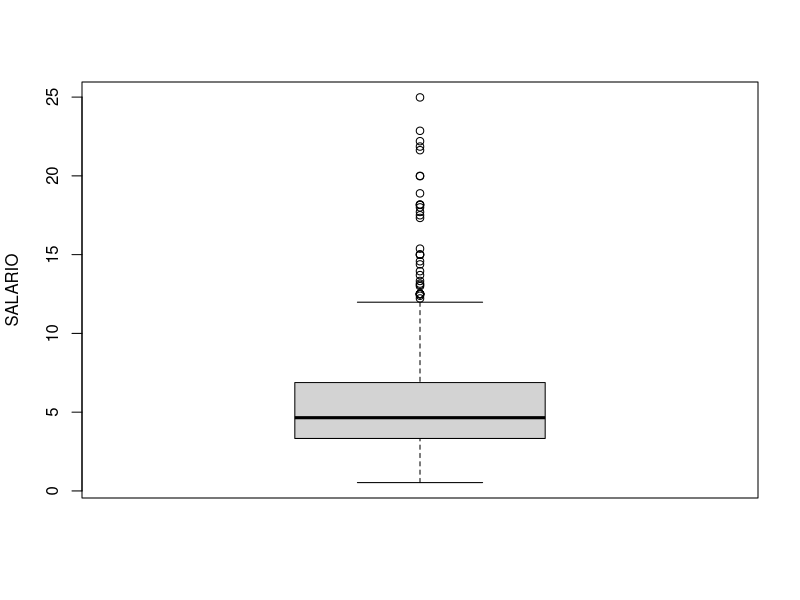
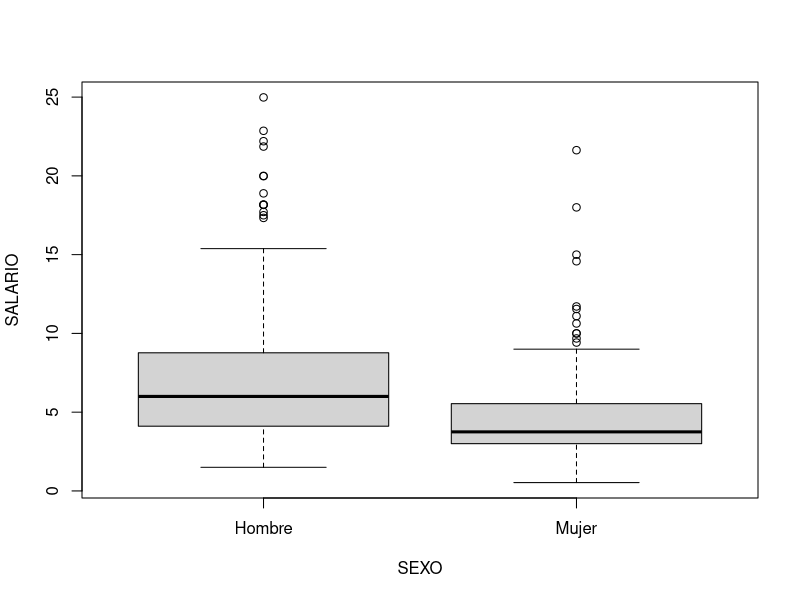

These charts were generated, in order, by the following R code: (Note: this script raises an error after producing the figures.)
## ---- chunk 1
#| include: true
#| warning: false
#| message: false

# Lectura de librerías
library(tidyverse)
library(car)
# Lectura de datos
SAL_SEX <- read_csv("data/SAL_SEX.csv")
Boxplot(~SALARIO, data=SAL_SEX, main="", ylab="SALARIO", id=list(method = "none"))
class(SAL_SEX$MUJER)
SEXO <- factor(SAL_SEX$MUJER, labels=c("Hombre", "Mujer"))
summary(SEXO)
Boxplot(SALARIO~SEXO, data=SAL_SEX, ylab="SALARIO", id=list(method = "none"))
# Ecuación de salarios
summary(lm_SAL <- lm(log(SALARIO) ~ EDUC + EXPER , data = SAL_SEX))
# Gráficas parciales con diferenciación por sexo
scatterplot(log(SALARIO) ~ EDUC| SEXO, data=SAL_SEX, smooth=FALSE, boxplots=FALSE, ylab="Relación parcial log(Salario)/Educación")
scatterplot(log(SALARIO) ~ EXPER| SEXO, data=SAL_SEX, smooth=FALSE, boxplots=FALSE, ylab="Relación parcial log(Salario)/Experiencia")
# ¿Existe realmente diferenciación por sexos? (estadísticamente significativa)
summary(lm_SAL_h <- lm(log(SALARIO) ~ EDUC + EXPER , data = SAL_SEX[which(SAL_SEX$MUJER==0),]))
summary(lm_SAL_m <- lm(log(SALARIO) ~ EDUC + EXPER , data = SAL_SEX[which(SAL_SEX$MUJER==1),]))
compareCoefs(lm_SAL_h, lm_SAL_m)
# Test de Chow
summary(lm_SAL_int <- lm(log(SALARIO) ~ EDUC + EXPER + MUJER/(EDUC + EXPER), data = SAL_SEX))
anova(lm_SAL, lm_SAL_int)
# Regresión diferenciada por sexos
summary(lm_SAL_int <- lm(log(SALARIO) ~ (EDUC + EXPER)*MUJER, data = SAL_SEX))
## ---- chunk 2
#| include: true
#| warning: false
#| message: false

# Lectura de librerías
library(tidyverse)
library(car)
# Lectura de datos
EXP_ESP <- read_delim("data/EXP_ESP_Y.csv", delim = ";")
# División de la muestra preUE (1970-1985) y postUE (1986-1997)
Y1986 = match(as.Date("1986-01-01"), EXP_ESP$date)
Y1986
UE <- factor(c(rep(0, 16), rep(1, 12)), labels=c("preUE", "postUE"))
UE
class(UE)
EXP_ESP$D1986 <- as.numeric(UE)-1
EXP_ESP$D1986
class(EXP_ESP$D1986)
EXP_ESP_ts <- ts(EXP_ESP[,2:5], start=c(1970), end = c(1997), frequency = 1)
plot(EXP_ESP_ts)
# Ecuación de exportaciones (1970-1997)
lm_X_ESP <- lm(log(XGS) ~ log(WGDP) + log(REER), data = EXP_ESP_ts)
summary(lm_X_ESP)
# Gráficas parciales con diferenciación por período
scatterplot(log(XGS) ~ log(WGDP)| D1986, data=EXP_ESP_ts, smooth=FALSE, boxplots=FALSE, 
            ylab="Relación parcial Exportaciones/PIB mundial (logs)")
scatterplot(log(XGS) ~ log(REER)| D1986, data=EXP_ESP_ts, smooth=FALSE, boxplots=FALSE, 
            ylab="Relación parcial Exportaciones/Tipo de cambio (logs)")
# ¿Existe diferenciación por períodos? (estadísticamente significativa)
# Test de Chow de cambio estructural
#  Cálculo manual
summary(lm_X_ESP)
SRCT <- sum(residuals(lm_X_ESP)^2)
SRCT
T <- nobs(lm_X_ESP)
T
K <- T -df.residual(lm_X_ESP)
K
# PreUE
preUE <- window(EXP_ESP_ts, start=1970, end = 1985)
lm_X_ESP_preUE <- lm(log(XGS) ~ log(WGDP) + log(REER) , data = preUE)
summary(lm_X_ESP_preUE)
SRC1 <- sum(residuals(lm_X_ESP_preUE)^2)
SRC1
T1 <- nobs(lm_X_ESP_preUE)
T1
# PostUE
postUE <- window(EXP_ESP_ts, start=1986, end = 1997)
lm_X_ESP_postUE <- lm(log(XGS) ~ log(WGDP) + log(REER) , data = postUE)
summary(lm_X_ESP_postUE)
SRC2 <- sum(residuals(lm_X_ESP_postUE)^2)
SRC2
T2 <- nobs(lm_X_ESP_postUE)
T2
# Estadístico de contraste
CHOW=((SRCT-(SRC1+SRC2))/K)/((SRC1+SRC2)/(T-2*K))
CHOW
pval <-  1-pf(CHOW,K,(T-2*K))
pval
# Comparación de parámetros
compareCoefs(lm_X_ESP_preUE,lm_X_ESP_postUE)
# Cálculo directo
# Método 1 (ANOVA)
summary(lm_X_EXP_int <- lm(log(XGS) ~ log(WGDP) + log(REER) + D1986/(log(WGDP) + log(REER)), data = EXP_ESP_ts))
anova(lm_X_ESP, lm_X_EXP_int)
# Método 2 (librería structchange)
library(strucchange)
sctest(log(XGS) ~ log(WGDP) + log(REER), data=EXP_ESP_ts, type = "Chow", point = Y1986-1)
# Contrastes tipo Chow basados en estimaciones recursivas
sbtest <- Fstats(log(XGS) ~ log(WGDP) + log(REER), data = EXP_ESP_ts, from = 0.15, to = 0.85)
sbtest[["Fstats"]]
# Gráfica de los estadísticos F 
plot(sbtest, alpha = 0.05)
# Test de Chow (1960) [versión Chi2]
Chow_F <- sbtest$Fstats[Y1986-4] # Punto de ruptura: 17 - 4 (15% suprimidos a la izquierda)
Chow_F # Se puede comprobar que Chow_F/K=CHOW
# Chow_F tiene una distribución asintótica Chi^2 mientras que
# Chow_F/K tiene una distribución exacta F_K,T-2*K
pval <-  1-pchisq(Chow_F,sbtest$nreg) 
pval
# Contrastes de Andrews (1993) y Andrews y Ploberger (1994) [punto de ruptura desconocido]
sctest(sbtest, type = "supF")
sctest(sbtest, type = "aveF")
sctest(sbtest, type = "expF")
# Test CUSUM (Brown, Durbin y Evans, 1975)
plot(efp(log(XGS) ~ log(WGDP) + log(REER), data = EXP_ESP_ts))
# Regresión diferenciada por tramos
summary(lm(log(XGS) ~ (log(WGDP) + log(REER))*D1986, data=EXP_ESP_ts))
# Versión alternativa
summary(lm(log(XGS) ~ (log(WGDP) + log(REER))*UE, data=EXP_ESP_ts))
#
compareCoefs(lm_X_ESP_preUE,lm_X_ESP_postUE)
